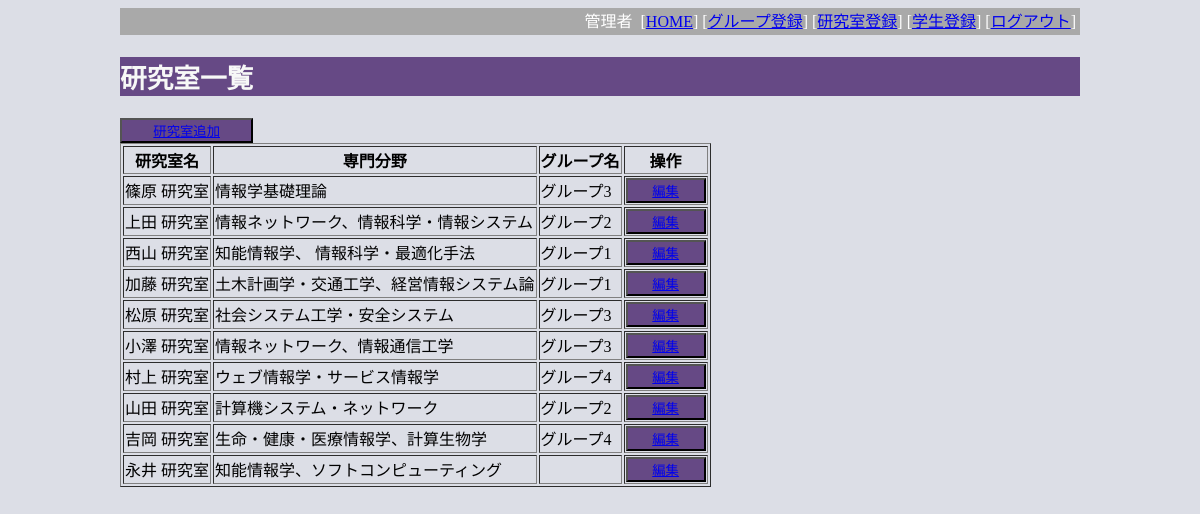
Screenshot of /index.php?do=lab_list (signed in) with the database file from the repository.
### tables this page shows
CREATE TABLE `tbl_lab` (
  `labid` int(11) NOT NULL,
  `labname` varchar(32) DEFAULT NULL,
  `study` varchar(32) DEFAULT NULL,
  `gid` int(11) DEFAULT NULL
);

### index.php (called while the page is built, shortened)
<?php
  include('src/page_header.php');
  $action = 'pg_home';
  if (isset($_GET['do'])) {
    $action = $_GET['do'];
  }
  include('src/' . $action . '.php');
  include('src/page_footer.php');
?>

### src/lab_list.php (the view, shortened to what this page needs)
<h2>研究室一覧</h2>
<?php
require_once('db_inc.php');
$sql = "SELECT * FROM tbl_lab";
$rs = $conn->query($sql);
echo '<button style="width:10em"><a href="?do=lab_edit">研究室追加</a></button>';
echo '<table border=1>';
echo '<tr><th>研究室名</th><th>専門分野</th><th>グループ名</th><th>操作</th></tr>';
$row= $rs->fetch_assoc();
while ($row) {
	echo '<tr>';
	echo '<td>' . $row['labname']. '</td>';
	echo '<td>' . $row['study']. '</td>';
	$group = empty($row['gid']) ? '' : 'グループ'.$row['gid'];
	$labid = $row['labid'];
	$gid = empty($row['gid']) ? 0 : $row['gid'];
	echo '<td>' . $group . '</td>';
	echo '<td><button style="width:6em;"> <a href="?do=lab_edit&labid='.$labid.'&gid='.$gid.'">編集</a> </button></td>';
	echo '</tr>';
	$row= $rs->fetch_assoc();
}
echo '</table>';
?>

### css/style.css (style rules this page uses)
body { background-color: #dcdee6; }
h2 { background-color: #664985; color: #f7f8f7; font-size: 20pt; }
button { background-color: #664985; color:#dcdee6; }

### rows the page displays
tbl_lab: labname "篠原 研究室", study "情報学基礎理論", gid "グループ3"
tbl_lab: labname "上田 研究室", study "情報ネットワーク、情報科学・情報システム", gid "グループ2"
tbl_lab: labname "西山 研究室", study "知能情報学、 情報科学・最適化手法", gid "グループ1"
tbl_lab: labname "加藤 研究室", study "土木計画学・交通工学、経営情報システム論", gid "グループ1"
tbl_lab: labname "松原 研究室", study "社会システム工学・安全システム", gid "グループ3"
tbl_lab: labname "小澤 研究室", study "情報ネットワーク、情報通信工学", gid "グループ3"
tbl_lab: labname "村上 研究室", study "ウェブ情報学・サービス情報学", gid "グループ4"
tbl_lab: labname "山田 研究室", study "計算機システム・ネットワーク", gid "グループ2"
tbl_lab: labname "吉岡 研究室", study "生命・健康・医療情報学、計算生物学", gid "グループ4"
tbl_lab: labname "永井 研究室", study "知能情報学、ソフトコンピューティング"

### other values shown
$_SESSION['uname'] "管理者"
$label "グループ登録"
$label "研究室登録"
$label "学生登録"
